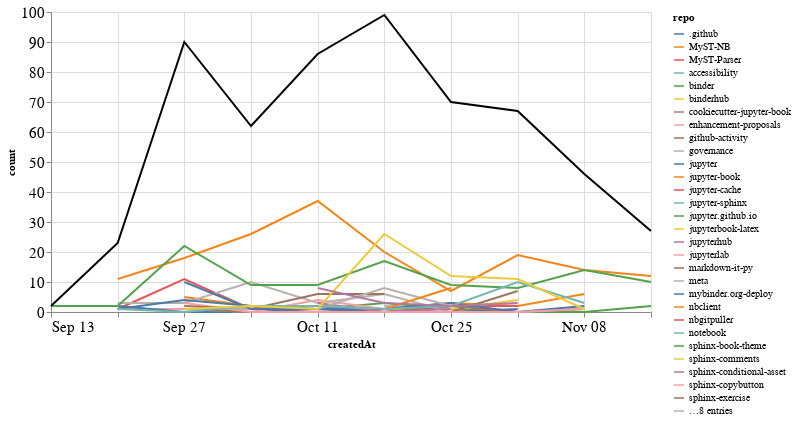

Here is the notebook cell this chart was saved with:
### Markdown cell above
## Comments

### Code cell
comments_time = comments.groupby('repo').resample('W', on='createdAt').count()['author'].reset_index()
comments_time = comments_time.rename(columns={'author': 'count'})
comments_time_total = comments_time.groupby('createdAt').agg({"count": "sum"}).reset_index()
ch1 = alt.Chart(comments_time, width=600).mark_line().encode(
    x='createdAt',
    y='count',
    color='repo',
    tooltip="repo"
)

ch2 = alt.Chart(comments_time_total, width=600).mark_line(color="black").encode(
    x='createdAt',
    y='count',
)

ch1 + ch2

### Figure 1 — Vega-Lite specification as saved in the notebook (floating-point values rounded to 4 significant figures; data arrays with more than 128 entries replaced by an {"elided": "..."} marker saying what was removed)
{"config": {"axisLeft": {"labelFontSize": 15}, "axisBottom": {"labelFontSize": 15}}, "layer": [{"data": {"name": "data-1675b62031e3972f18328b4bec66fad7"}, "mark": "line", "encoding": {"color": {"type": "nominal", "field": "repo"}, "tooltip": {"type": "nominal", "field": "repo"}, "x": {"type": "temporal", "field": "createdAt"}, "y": {"type": "quantitative", "field": "count"}}, "width": 600}, {"data": {"name": "data-0f99a25317ac017536e5ce8d1daf9ecc"}, "mark": {"type": "line", "color": "black"}, "encoding": {"x": {"type": "temporal", "field": "createdAt"}, "y": {"type": "quantitative", "field": "count"}}, "width": 600}], "$schema": "https://vega.github.io/schema/vega-lite/v4.8.1.json", "datasets": {"data-1675b62031e3972f18328b4bec66fad7": {"elided": "145 records"}, "data-0f99a25317ac017536e5ce8d1daf9ecc": [{"createdAt": "2020-09-13T00:00:00", "count": 2}, {"createdAt": "2020-09-20T00:00:00", "count": 23}, {"createdAt": "2020-09-27T00:00:00", "count": 90}, {"createdAt": "2020-10-04T00:00:00", "count": 62}, {"createdAt": "2020-10-11T00:00:00", "count": 86}, {"createdAt": "2020-10-18T00:00:00", "count": 99}, {"createdAt": "2020-10-25T00:00:00", "count": 70}, {"createdAt": "2020-11-01T00:00:00", "count": 67}, {"createdAt": "2020-11-08T00:00:00", "count": 46}, {"createdAt": "2020-11-15T00:00:00", "count": 27}]}}
